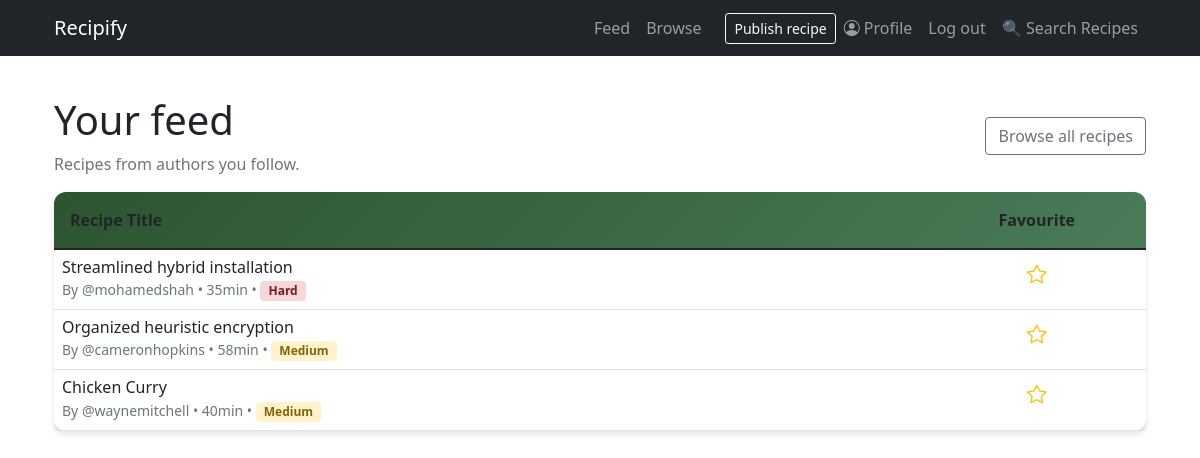
Page /feed/ (signed in) on the committed database.
### recipes/models/recipe.py (models this page shows, shortened)
class Recipe(models.Model):
    DIETARY_CHOICES = [
        ("vegan", "Vegan"),
        ("vegetarian", "Vegetarian"),
        ("gluten_free", "Gluten Free"),
        ("dairy_free", "Dairy Free"),
        ("nut_free", "Nut Free"),
        ("none", "No Restrictions"),
    ]
    author = models.ForeignKey(
        settings.AUTH_USER_MODEL,
        on_delete=models.CASCADE,
        related_name="recipes",
    )
    title = models.CharField(max_length=200)
    summary = models.CharField(max_length=255, blank=True)
    ingredients = models.TextField(help_text="List ingredients separated by commas")
    instructions = models.TextField()
    name = models.CharField(max_length=255)
    description = models.TextField()
    prep_time_minutes = models.PositiveIntegerField(blank=True, null=True)
    cook_time_minutes = models.PositiveIntegerField(blank=True, null=True)
    servings = models.PositiveSmallIntegerField(blank=True, null=True)
    is_published = models.BooleanField(default=True)
    cooking_time = models.PositiveIntegerField(
        help_text="Cooking time in minutes", default=0
    )
    difficulty = models.CharField(
        max_length=10,
        choices=[
            ("easy", "Easy"),
            ("medium", "Medium"),
            ("hard", "Hard"),
        ],
        default="easy",
    )
    date_posted = models.DateTimeField(auto_now_add=True)
    dietary_requirement = models.CharField(
        max_length=50, choices=DIETARY_CHOICES, default="none"
    )
    popularity = models.IntegerField(default=0)
    created_at = models.DateTimeField(default=timezone.now, editable=False)
    updated_at = models.DateTimeField(auto_now=True)
    class Meta:
        ordering = ["-created_at", "-date_posted"]
    @property
    def created_by(self):
        return self.author
    likes = models.ManyToManyField(
        settings.AUTH_USER_MODEL,
        related_name="liked_recipes",
        through="Like",
        blank=True,
    )

### recipes/models/user.py (models this page shows, shortened)
class User(AbstractUser):
    username = models.CharField(
        max_length=30,
        unique=True,
        validators=[RegexValidator(
            regex=r'^@\w{3,}$',
            message='Username must consist of @ followed by at least three alphanumericals'
        )]
    )
    first_name = models.CharField(max_length=50, blank=False)
    last_name = models.CharField(max_length=50, blank=False)
    email = models.EmailField(unique=True, blank=False)
    class Meta:
        ordering = ['last_name', 'first_name']

### recipes/views/recipe_views.py (the view)
# urls.py: path("feed/", FeedView.as_view(), name="feed"),
class FeedView(LoginRequiredMixin, ListView):
    template_name = "recipes/feed.html"
    model = Recipe
    context_object_name = "recipes"
    paginate_by = 10
    def get_queryset(self):
        followed_users = self.request.user.following.values_list("followed", flat=True)
        return (
            Recipe.objects.filter(author__in=followed_users, is_published=True)
            .select_related("author")
            .order_by("-created_at")
        )
    def get_context_data(self, **kwargs):
        context = super().get_context_data(**kwargs)
        context["has_followed_users"] = self.request.user.following.exists()
        saved_recipe_ids = SavedRecipe.objects.filter(
            user=self.request.user
        ).values_list("recipe_id", flat=True)
        context["saved_recipe_ids"] = list(saved_recipe_ids)
        recipes = context.get("object_list", [])
        comments_by_recipe = {}
        if recipes:
            comments = (
                Comment.objects.filter(recipe__in=recipes)
                .select_related("user", "recipe")
                .order_by("-created_at")
            )
            for recipe in recipes:
                recipe_comments = [c for c in comments if c.recipe_id == recipe.id][:3]
                comments_by_recipe[recipe.id] = recipe_comments
        context["comments"] = comments_by_recipe
        return context

### recipes/templatetags/recipe_helpers.py (called while the page is built, shortened)
@register.filter
def get_difficulty_class(difficulty):
    difficulty_classes = {
        'easy': 'difficulty-easy',
        'medium': 'difficulty-medium',
        'hard': 'difficulty-hard',
    }
    return difficulty_classes.get(difficulty.lower(), 'difficulty-easy')

@register.filter
def format_cooking_time(minutes):
    if minutes < 60:
        return f"{minutes}min"

@register.filter
def is_recipe_saved(recipe_id, saved_recipe_ids):
    return recipe_id in saved_recipe_ids

### recipes/templates/recipes/feed.html (shortened to what this page needs)
{% extends 'base_content.html' %}
{% load recipe_helpers %}
{% block content %}
<div class="container py-4">
  <div class="d-flex justify-content-between align-items-center mb-3">
    <div>
      <h1>Your feed</h1>
      <p class="text-muted mb-0">Recipes from authors you follow.</p>
    </div>
    <a class="btn btn-outline-secondary" href="{% url 'recipe_list' %}">Browse all recipes</a>
  </div>
  {% if recipes %}
    <div class="recipe-card">
      <div class="card-body p-0">
        {% include 'partials/profile_tabs/recipe_table.html' with recipes=recipes saved_recipe_ids=saved_recipe_ids %}
      </div>
    </div>
  {% endif %}
</div>
{% endblock %}

### recipes/templates/partials/profile_tabs/recipe_table.html (shortened to what this page needs)
{% load recipe_helpers %}
{% if recipes %}
  <div class="table-responsive">
    <table class="table table-hover mb-0 recipe-table">
      <thead>
        <tr>
          <th scope="col" style="width: 80%">Recipe Title</th>
          <th scope="col" style="width: 20%; text-align: center;">Favourite</th>
        </tr>
      </thead>
      <tbody>
        {% for recipe in recipes %}
        <tr>
          <td>
            <a href="{% url 'recipe_detail' recipe.pk %}" class="text-decoration-none text-reset d-block">
              <div class="d-flex align-items-center">
                <div class="flex-grow-1">
                  <h6 class="mb-0">{{ recipe.title }}</h6>
                  <small class="text-muted">
                    By {{ recipe.created_by.username }} •
                    {{ recipe.cooking_time|format_cooking_time }} •
                    <span class="badge difficulty-badge {{ recipe.difficulty|get_difficulty_class }}">
                      {{ recipe.difficulty|title }}
                    </span>
                  </small>
                </div>
              </div>
            </a>
          </td>
          <td class="text-center">
            <form method="post" action="{% url 'toggle_save_recipe' recipe.pk %}" class="d-inline">
              {% with is_saved=recipe.id|is_recipe_saved:saved_recipe_ids %}
              <button type="submit" class="btn btn-link p-0"
                      title="{% if is_saved %}Remove from favourites{% else %}Add to favourites{% endif %}">
                <i class="bi {% if is_saved %}bi-star-fill{% else %}bi-star{% endif %}" style="color: #ffc107; font-size: 1.25rem;"></i>
              </button>
              {% endwith %}
            </form>
          </td>
        </tr>
        {% endfor %}
      </tbody>
    </table>
  </div>
{% else %}
  <div class="empty-state">
    <i class="bi bi-journal-plus empty-state-icon"></i>
    <h4 class="text-muted mt-3">No Recipes Available</h4>
    <p class="text-muted">Check back later for new recipes.</p>
  </div>
{% endif %}

### static/custom.css (style rules this page uses)
:root { --primary-color: #2c5530; --secondary-color: #4a7c59; --accent-color: #8fb996; --light-bg: #f8f9fa; --card-shadow: 0 4px 6px rgba(0, 0, 0, 0.1); --hover-shadow: 0 8px 15px rgba(0, 0, 0, 0.15); }
.recipe-card { background: white; border-radius: 12px; box-shadow: var(--card-shadow); border: none; transition: all 0.3s ease; }
.recipe-table { background: white; border-radius: 12px; box-shadow: var(--card-shadow); overflow: hidden; }
.recipe-table thead { background: linear-gradient(135deg, var(--primary-color), var(--secondary-color)); color: white; }
.recipe-table thead th { border: none; padding: 1rem; font-weight: 600; }
.recipe-table tbody tr { transition: background-color 0.2s ease; }
.difficulty-badge { font-size: 0.75rem; padding: 0.25rem 0.5rem; }
.difficulty-medium { background-color: #fff3cd; color: #856404; }
.difficulty-hard { background-color: #f8d7da; color: #721c24; }

### rows in the picture
Recipe: title "Streamlined hybrid installation", created_by.username "@mohamedshah", cooking_time "35min", difficulty "Hard"
Recipe: title "Organized heuristic encryption", created_by.username "@cameronhopkins", cooking_time "58min", difficulty "Medium"
Recipe: title "Chicken Curry", created_by.username "@waynemitchell", cooking_time "40min", difficulty "Medium"
